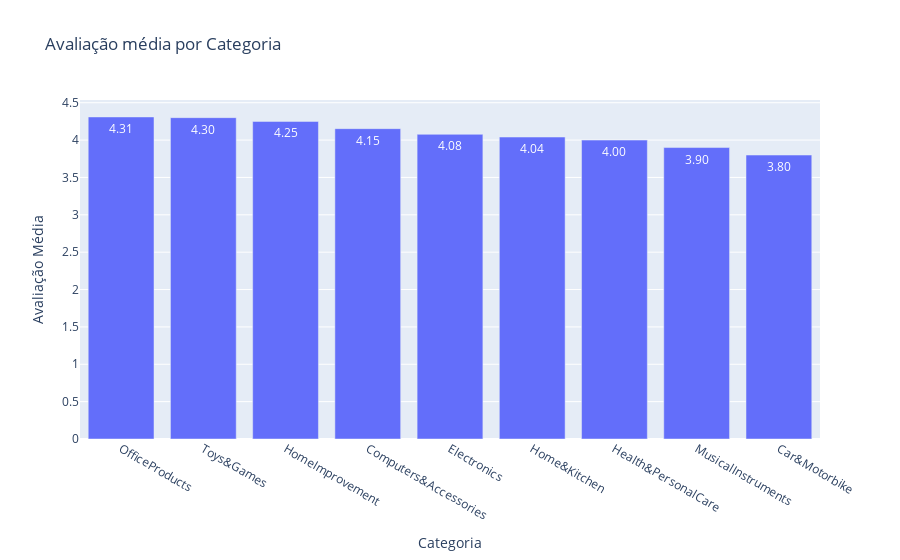

Notebook source saved alongside this figure:
### Markdown cell above
Quais as categorias mais bem avaliadas (média e mediana)?

### Code cell
# Plot the main_category with the mean rating
df_main_category = df.groupby(
    "main_category")["rating"].mean().reset_index()
df_main_category = df_main_category.sort_values(
    "rating", ascending=False)

fig = go.Figure()
fig.add_trace(
    go.Bar(x=df_main_category["main_category"],
           y=df_main_category["rating"]))
fig.update_layout(title="Avaliação média por Categoria",
                  xaxis_title="Categoria",
                  yaxis_title="Avaliação Média")
# Add more ticks to the y-axis
fig.update_yaxes(tickvals=np.arange(0, 5.5, 0.5))
# Include the values in the bars
fig.update_traces(texttemplate='%{y:.2f}', textposition='inside')
fig.show()

### Figure 1 — Plotly figure (JSON) as saved in the notebook; plotly's stock layout.template omitted (floating-point values rounded to 4 significant figures)
{"data": [{"textposition": "inside", "texttemplate": "%{y:.2f}", "type": "bar", "x": ["OfficeProducts", "Toys&Games", "HomeImprovement", "Computers&Accessories", "Electronics", "Home&Kitchen", "Health&PersonalCare", "MusicalInstruments", "Car&Motorbike"], "y": [4.31, 4.3, 4.25, 4.153, 4.077, 4.041, 4, 3.9, 3.8]}], "layout": {"title": {"text": "Avaliação média por Categoria"}, "xaxis": {"title": {"text": "Categoria"}}, "yaxis": {"tickvals": [0, 0.5, 1, 1.5, 2, 2.5, 3, 3.5, 4, 4.5, 5], "title": {"text": "Avaliação Média"}}}}
